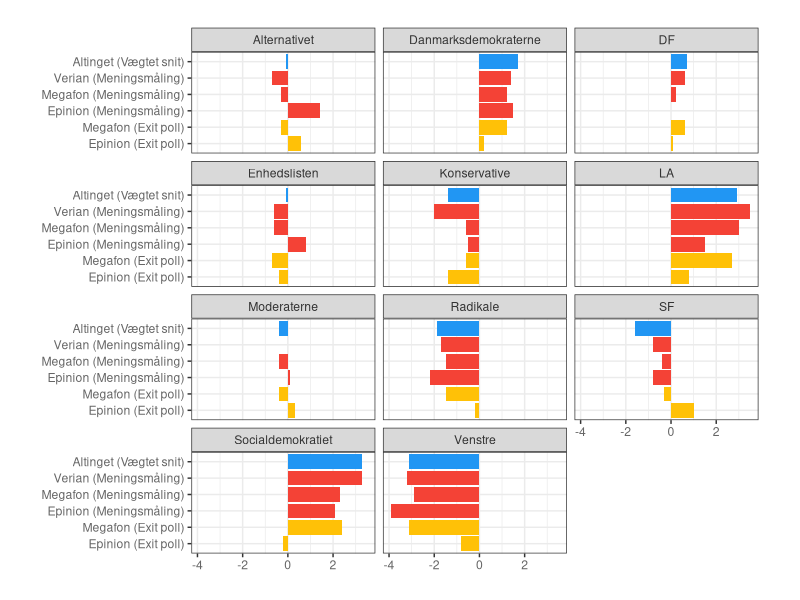
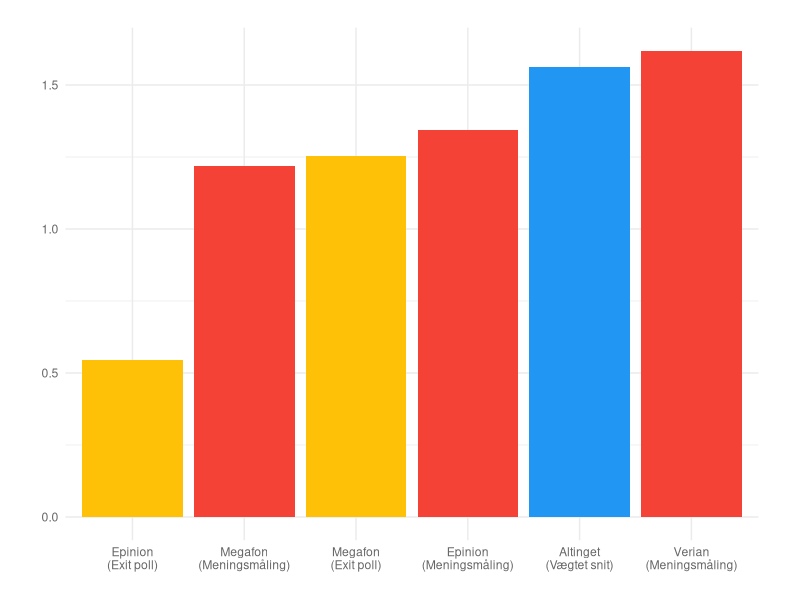
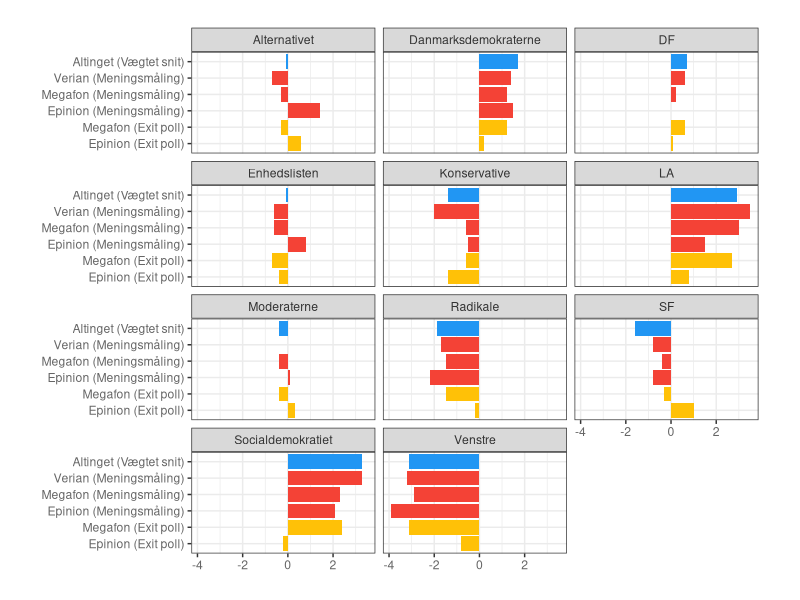
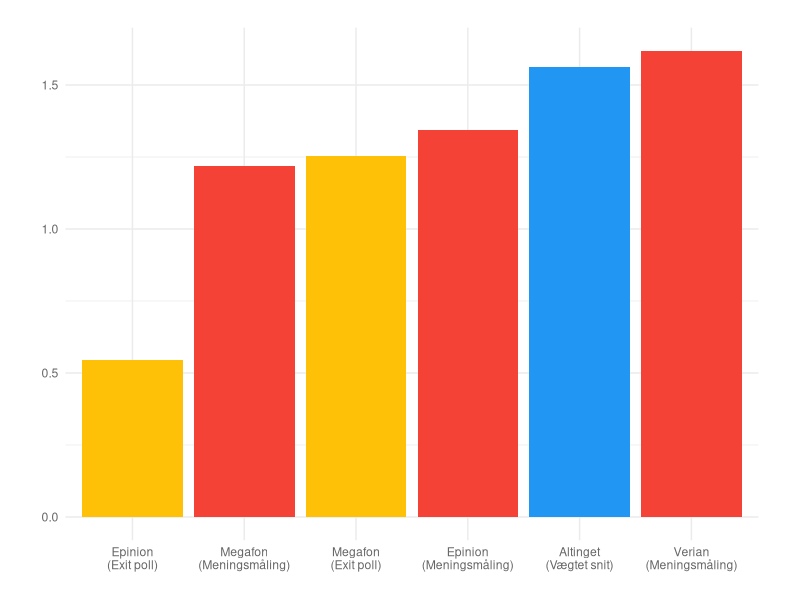

Here is the R script that generated these plots, in order:
# R script for "Hvordan klarede meningsmålingerne sig? #3"
# URL: https://erikgahner.dk/2024/hvordan-klarede-meningsmalingerne-sig-3/

library("tibble")
library("ggplot2")
library("tidyr")
library("dplyr")
library("stringr")
library("forcats")

Sys.setlocale("LC_TIME", "da_DK.UTF-8")

ep <- tribble(
    ~pollingfirm, ~date, ~respondenter, ~type, ~Socialdemokratiet, ~Radikale, ~Konservative, ~SF,
    ~LA, ~Moderaterne, ~DF, ~Venstre, ~Alternativet, ~Danmarksdemokraterne, ~Enhedslisten,
    # https://www.dr.dk/nyheder/politik/ep-valg/ny-meningsmaaling-fire-partier-er-paa-vippen-fire-dage-foer-ep-valget
    "Epinion", "2024-06-03", 2085, "Meningsmåling", 17.7, 4.9, 8.3, 16.6, 8.5, 6.0, 6.4, 10.8, 4.1, 8.9, 7.8,
    # https://www.berlingske.dk/politik/stort-drama-i-ny-maaling-mette-frederiksen-kan-maerke-en-aande-i-nakken
    "Verian", "2024-06-05", 2301, "Meningsmåling", 18.9, 5.4, 6.8, 16.6, 10.5, 5.9, 7.0, 11.5, 2.0, 8.8, 6.4,
    # https://nyheder.tv2.dk/politik/2024-06-08-sidste-maaling-inden-valget-spaar-gyser-mellem-to-partier
    "Megafon", "2024-06-07", NA_real_, "Meningsmåling", 17.9, 5.6, 8.2, 17.0, 10.0, 5.5, 6.6, 11.8, 2.4, 8.6, 6.4,
    # https://www.altinget.dk/eu/artikel/kun-faa-tusinde-stemmer-kan-flytte-afgoerende-eu-mandater
    "Altinget", "2024-06-07", NA_real_, "Vægtet snit", 18.9, 5.2, 7.4, 15.8, 9.9, 5.5, 7.1, 11.6, 2.6, 9.1, 6.9,
    # https://www.dr.dk/nyheder/politik/ep-valg/sf-staar-til-blive-stoerste-parti-i-exitpoll
    "Epinion", "2024-06-09", 2993, "Exit poll", 15.4, 6.9, 7.4, 18.4, 7.8, 6.2, 6.5, 13.9, 3.3, 7.6, 6.6,
    # https://nyheder.tv2.dk/politik/2024-05-31-doedt-loeb-mellem-radikale-og-moderaterne-viser-exitpoll
    "Megafon", "2024-06-09", 5800, "Exit poll", 18.0, 5.6, 8.2, 17.1, 9.7, 5.5, 7.0, 11.6, 2.4, 8.6, 6.3
)

ep_results <- ep |>
    pivot_longer(Socialdemokratiet:Enhedslisten, names_to = "parti", values_to = "support") |>
    mutate(resultat = case_when(parti == "Socialdemokratiet" ~ 15.6,
                                parti == "Radikale" ~ 7.1,
                                parti == "Konservative" ~ 8.8,
                                parti == "SF" ~ 17.4,
                                parti == "LA" ~ 7.0,
                                parti == "Moderaterne" ~ 5.9,
                                parti == "DF" ~ 6.4,
                                parti == "Venstre" ~ 14.7,
                                parti == "Alternativet" ~ 2.7,
                                parti == "Danmarksdemokraterne" ~ 7.4,
                                parti == "Enhedslisten" ~ 7.0)) |>
    mutate(forskel = abs(resultat - support),
           pollingfirmtype = str_glue("{pollingfirm} ({type})"))

ep_results |>
    ggplot(aes(x = fct_reorder(pollingfirmtype, type), y = support - resultat, fill = type)) +
    geom_col() +
    facet_wrap(~ parti, ncol = 3) +
    coord_flip() +
    scale_fill_manual(values = c("#FFC107", "#F44236", "#2196F3")) +
    theme_bw() +
    theme(legend.position = "none",
          axis.title = element_blank(),
          strip.text = element_text(color = "grey20"),
          axis.text = element_text(color = "grey40"),
          plot.margin = margin(20, 30, 20, 30),
          plot.title = element_text(margin = margin(0, 0, -100, 0), size = 26, vjust = 0, color = "grey25"),
          plot.caption = element_text(size = 11))

ggsave("ep_evaluering_01.png", width = 7, height = 6, bg = "white")

ep_results |>
    group_by(pollingfirmtype, type) |>
    summarise(fejl_AME = mean(abs(forskel)),
              fejl_RMSE = sqrt(mean((resultat - support)^2)),
              .groups = "drop") |>
    mutate(pollingfirmtype = fct_reorder(str_replace(pollingfirmtype, " ", "\n"), fejl_AME)) |>
    ggplot(aes(x = pollingfirmtype, y = fejl_AME, fill = type)) +
    geom_col() +
    labs(y = "Gennemsnitlig afvigelse i procentpoint",
         x = "") +
    scale_fill_manual(values = c("#FFC107", "#F44236", "#2196F3")) +
    theme_minimal() +
    theme(legend.position = "none",
        axis.title = element_blank(),
        strip.text = element_text(face = "bold", color = "grey20"),
        axis.text = element_text(color = "grey40"),
        plot.margin = margin(20, 30, 20, 30),
        plot.title = element_text(margin = margin(0, 0, -100, 0), size = 26, face = "bold", vjust = 0, color = "grey25"),
        plot.caption = element_text(size = 11)
    )

ggsave("ep_evaluering_02.png", width = 7, height = 3, bg = "white")
